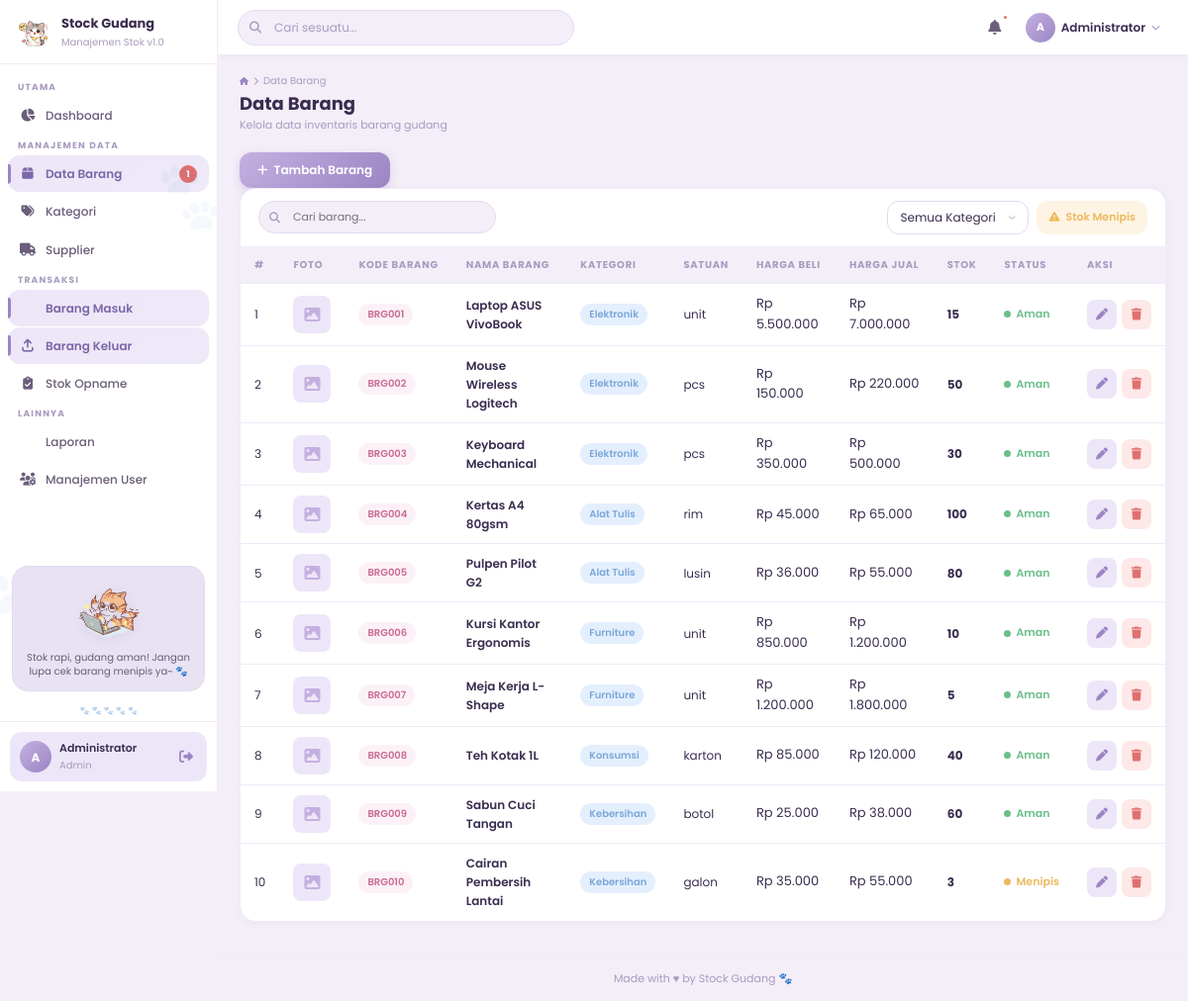
Screenshot of /index.php?page=barang (signed in) with the database file from the repository.
### tables this page shows
CREATE TABLE IF NOT EXISTS barang (
    id INT AUTO_INCREMENT PRIMARY KEY,
    kode_barang VARCHAR(30) NOT NULL UNIQUE,
    nama_barang VARCHAR(150) NOT NULL,
    id_kategori INT DEFAULT NULL,
    satuan VARCHAR(30) NOT NULL DEFAULT 'pcs',
    harga_beli DECIMAL(15,2) NOT NULL DEFAULT 0,
    harga_jual DECIMAL(15,2) NOT NULL DEFAULT 0,
    stok INT NOT NULL DEFAULT 0,
    stok_minimum INT NOT NULL DEFAULT 5,
    foto VARCHAR(255) DEFAULT NULL,
    created_at TIMESTAMP DEFAULT CURRENT_TIMESTAMP,
    updated_at TIMESTAMP DEFAULT CURRENT_TIMESTAMP ON UPDATE CURRENT_TIMESTAMP,
    FOREIGN KEY (id_kategori) REFERENCES kategori(id) ON DELETE SET NULL
);

CREATE TABLE IF NOT EXISTS kategori (
    id INT AUTO_INCREMENT PRIMARY KEY,
    kode_kategori VARCHAR(20) NOT NULL UNIQUE,
    nama_kategori VARCHAR(100) NOT NULL,
    deskripsi TEXT DEFAULT NULL,
    created_at TIMESTAMP DEFAULT CURRENT_TIMESTAMP,
    updated_at TIMESTAMP DEFAULT CURRENT_TIMESTAMP ON UPDATE CURRENT_TIMESTAMP
);

### index.php (called while the page is built, shortened)
<?php
require_once 'config/database.php';
$page = $_GET['page'] ?? 'dashboard';
include 'includes/header.php';
include "includes/header_close.php";
include "pages/{$page}.php";
include 'includes/footer.php';
?>

### config/database.php (called while the page is built, shortened)
<?php
function hasRole($role) {
    return isset($_SESSION['role']) && $_SESSION['role'] === $role;
}
function isAdmin() {
    return hasRole('admin');
}
function formatRupiah($amount) {
    return 'Rp ' . number_format($amount, 0, ',', '.');
}
?>

### pages/barang.php (the view, shortened to what this page needs)
<?php
$db = getDB();
$filter_menipis = isset($_GET['filter']) && $_GET['filter'] === 'menipis';
$where = $filter_menipis ? 'WHERE b.stok <= b.stok_minimum' : '';
$rows = $db->query("
    SELECT b.*, k.nama_kategori
    FROM barang b
    LEFT JOIN kategori k ON b.id_kategori = k.id
    $where
    ORDER BY b.created_at DESC
");
?>
<div style="margin-left:auto;">
    <button class="btn btn-primary" onclick="openModal('modalTambah')">
        <i class="fas fa-plus"></i> Tambah Barang
    </button>
</div>
<div class="card">
    <div class="table-toolbar">
        <div class="table-search">
            <input type="text" id="searchBarang" placeholder="Cari barang..." oninput="filterTable()">
        </div>
        <div style="display:flex;gap:8px;flex-wrap:wrap;">
            <select class="form-control" id="filterKategori" onchange="filterTable()" style="width:auto;padding:9px 32px 9px 12px;font-size:12px;">
                <option value="">Semua Kategori</option>
            </select>
            <a href="index.php?page=barang&filter=menipis" class="btn btn-warning btn-sm">
                <i class="fas fa-triangle-exclamation"></i> Stok Menipis
            </a>
        </div>
    </div>
    <div class="table-responsive">
        <table class="data-table" id="tabelBarang">
            <thead>
                <tr>
                    <th>#</th>
                    <th>Foto</th>
                    <th>Kode Barang</th>
                    <th>Nama Barang</th>
                    <th>Kategori</th>
                    <th>Satuan</th>
                    <th>Harga Beli</th>
                    <th>Harga Jual</th>
                    <th>Stok</th>
                    <th>Status</th>
                    <th>Aksi</th>
                </tr>
            </thead>
            <tbody id="barangBody">
                <?php $no = 1; while($row = $rows->fetch_assoc()): ?>
                <tr data-name="<?= strtolower(htmlspecialchars($row['nama_barang'])) ?>"
                    data-kode="<?= strtolower(htmlspecialchars($row['kode_barang'])) ?>"
                    data-kategori="<?= htmlspecialchars($row['nama_kategori'] ?? '') ?>">
                    <td><?= $no++ ?></td>
                    <td>
                        <?php if ($row['foto'] && file_exists("assets/img/barang/{$row['foto']}")): ?>
                            <img src="assets/img/barang/<?= htmlspecialchars($row['foto']) ?>" class="item-photo" alt="">
                        <?php else: ?>
                            <div class="item-photo-placeholder"><i class="fas fa-image"></i></div>
                        <?php endif; ?>
                    </td>
                    <td><span class="badge badge-pink"><?= htmlspecialchars($row['kode_barang']) ?></span></td>
                    <td style="font-weight:600;"><?= htmlspecialchars($row['nama_barang']) ?></td>
                    <td><span class="badge badge-blue"><?= htmlspecialchars($row['nama_kategori'] ?? '-') ?></span></td>
                    <td style="font-size:12px;"><?= htmlspecialchars($row['satuan']) ?></td>
                    <td style="font-size:13px;"><?= formatRupiah($row['harga_beli']) ?></td>
                    <td style="font-size:13px;"><?= formatRupiah($row['harga_jual']) ?></td>
                    <td><strong><?= $row['stok'] ?></strong></td>
                    <td>
                        <?php if ($row['stok'] == 0): ?>
                            <span class="stock-status stock-empty"><span class="stock-dot"></span> Habis</span>
                        <?php elseif ($row['stok'] <= $row['stok_minimum']): ?>
                            <span class="stock-status stock-low"><span class="stock-dot"></span> Menipis</span>
                        <?php else: ?>
                            <span class="stock-status stock-ok"><span class="stock-dot"></span> Aman</span>
                        <?php endif; ?>
                    </td>
                    <td>
                        <div class="table-actions">
                            <button class="btn btn-secondary btn-icon" title="Edit"
                                onclick='editBarang(<?= json_encode($row) ?>)'>
                                <i class="fas fa-pen"></i>
                            </button>
                            <button class="btn btn-danger btn-icon" title="Hapus"
                                onclick="hapusBarang(<?= $row['id'] ?>, '<?= addslashes($row['nama_barang']) ?>')">
                                <i class="fas fa-trash"></i>
                            </button>
                        </div>
                    </td>
                </tr>
                <?php endwhile; ?>
            </tbody>
        </table>
    </div>
</div>

### includes/header.php (shortened to what this page needs)
<?php
$page_param   = $_GET['page'] ?? 'dashboard';
$page_titles  = [
    'dashboard'    => ['Dashboard',           'Selamat datang kembali!'],
    'barang'       => ['Data Barang',          'Kelola data inventaris barang gudang'],
    'kategori'     => ['Kategori Barang',      'Kelola kategori pengelompokan barang'],
    'supplier'     => ['Supplier',             'Kelola data supplier & pemasok barang'],
    'barang_masuk' => ['Barang Masuk',         'Catat transaksi penerimaan barang'],
    'barang_keluar'=> ['Barang Keluar',        'Catat transaksi pengeluaran barang'],
    'stok_opname'  => ['Stok Opname',          'Pencocokan stok sistem dengan fisik'],
    'laporan'      => ['Laporan',              'Cetak & export laporan stok gudang'],
    'user'         => ['Manajemen User',        'Kelola akun pengguna sistem'],
];
$title_info = $page_titles[$page_param] ?? ['Halaman', ''];
?>
<!DOCTYPE html>
<html lang="id">
<head>
    <link rel="stylesheet" href="https://cdnjs.cloudflare.com/ajax/libs/font-awesome/6.5.0/css/all.min.css">
    <link rel="stylesheet" href="assets/css/style.css?v=<?= time() ?>">
</head>
<body>
<div class="app-layout">
    <?php include 'includes/sidebar.php'; ?>
    <div class="main-content">
        <header class="navbar">
            <div class="search-bar">
                <input type="text" id="globalSearch" placeholder="Cari sesuatu..." autocomplete="off">
            </div>
            <div class="navbar-right">
                <?php
                $db = getDB();
                $stok_menipis = $db->query("SELECT COUNT(*) as c FROM barang WHERE stok <= stok_minimum")->fetch_assoc()['c'];
                ?>
                <button class="navbar-btn" id="notifBtn" title="Notifikasi" onclick="toggleNotifPanel()">
                    <i class="fas fa-bell"></i>
                    <?php if ($stok_menipis > 0): ?>
                    <span class="notification-badge"></span>
                    <?php endif; ?>
                </button>
                <div class="navbar-user" onclick="window.location='index.php?page=<?= isAdmin() ? 'user' : 'dashboard' ?>'">
                    <div class="user-avatar">
                        <?php if (!empty($_SESSION['foto']) && file_exists('assets/img/users/' . $_SESSION['foto'])): ?>
                            <img src="assets/img/users/<?= htmlspecialchars($_SESSION['foto']) ?>" alt="Foto">
                        <?php else: ?>
                            <?= strtoupper(substr($_SESSION['nama'] ?? 'U', 0, 1)) ?>
                        <?php endif; ?>
                    </div>
                    <span class="user-name"><?= htmlspecialchars($_SESSION['nama'] ?? '') ?></span>
                    <i class="fas fa-chevron-down"></i>
                </div>
            </div>
        </header>
        <main class="page-content">
            <div class="page-header">
                <div class="page-title">
                    <div class="breadcrumb">
                        <a href="index.php?page=dashboard"><i class="fas fa-house"></i></a>
                        <i class="fas fa-chevron-right"></i>
                        <span><?= $title_info[0] ?></span>
                    </div>
                    <h1><?= $title_info[0] ?></h1>
                    <p><?= $title_info[1] ?></p>
                </div>

### includes/sidebar.php (shortened to what this page needs)
<?php
$current_dir  = basename(dirname($_SERVER['PHP_SELF']));
$page_param = $_GET['page'] ?? '';
$db = getDB();
$stok_menipis = $db->query("SELECT COUNT(*) as c FROM barang WHERE stok <= stok_minimum")->fetch_assoc()['c'];
$depth = ($current_dir === 'pages') ? '../' : '';
?>
<aside class="sidebar" id="sidebar">
    <div class="sidebar-header">
        <a href="<?= $depth ?>index.php" class="sidebar-logo">
            <img src="<?= $depth ?>assets/img/cat-hi.png" class="logo-img" alt="Logo">
            <div class="logo-text">
                <h2>Stock Gudang</h2>
                <span>Manajemen Stok v1.0</span>
            </div>
        </a>
    </div>
    <nav class="sidebar-nav">
        <span class="nav-section-title">Utama</span>
        <a href="<?= $depth ?>index.php?page=dashboard"
           class="nav-item <?= ($page_param === 'dashboard' || $page_param === '') ? 'active' : '' ?>">
            <i class="fas fa-chart-pie"></i>
            <span>Dashboard</span>
        </a>
        <span class="nav-section-title">Manajemen Data</span>
        <a href="<?= $depth ?>index.php?page=barang"
           class="nav-item <?= $page_param === 'barang' ? 'active' : '' ?>">
            <i class="fas fa-box"></i>
            <span>Data Barang</span>
            <?php if ($stok_menipis > 0): ?>
            <span class="nav-badge"><?= $stok_menipis ?></span>
            <?php endif; ?>
        </a>
        <a href="<?= $depth ?>index.php?page=kategori"
           class="nav-item <?= $page_param === 'kategori' ? 'active' : '' ?>">
            <i class="fas fa-tags"></i>
            <span>Kategori</span>
        </a>
        <a href="<?= $depth ?>index.php?page=supplier"
           class="nav-item <?= $page_param === 'supplier' ? 'active' : '' ?>">
            <i class="fas fa-truck"></i>
            <span>Supplier</span>
        </a>
        <span class="nav-section-title">Transaksi</span>
        <a href="<?= $depth ?>index.php?page=barang_masuk"
           class="nav-item <?= $page_param === 'barang_masuk' ? 'active' : '' ?>">
            <span>Barang Masuk</span>
        </a>
        <a href="<?= $depth ?>index.php?page=barang_keluar"
           class="nav-item <?= $page_param === 'barang_keluar' ? 'active' : '' ?>">
            <i class="fas fa-arrow-up-from-bracket"></i>
            <span>Barang Keluar</span>
        </a>
        <a href="<?= $depth ?>index.php?page=stok_opname"
           class="nav-item <?= $page_param === 'stok_opname' ? 'active' : '' ?>">
            <i class="fas fa-clipboard-check"></i>
            <span>Stok Opname</span>
        </a>
        <span class="nav-section-title">Lainnya</span>
        <a href="<?= $depth ?>index.php?page=laporan"
           class="nav-item <?= $page_param === 'laporan' ? 'active' : '' ?>">
            <span>Laporan</span>
        </a>
        <?php if (isAdmin()): ?>
        <a href="<?= $depth ?>index.php?page=user"
           class="nav-item <?= $page_param === 'user' ? 'active' : '' ?>">
            <i class="fas fa-users-gear"></i>
            <span>Manajemen User</span>
        </a>
        <?php endif; ?>
    </nav>
    <div class="sidebar-mascot">
        <img src="<?= $depth ?>assets/img/cat-laptop.png" alt="Mascot">
        <div class="mascot-speech">
            Stok rapi, gudang aman! Jangan lupa cek barang menipis ya~ 🐾
        </div>
    </div>
    <div class="sidebar-paws">
        🐾 🐾 🐾 🐾 🐾
    </div>
    <div class="sidebar-footer">
        <div class="user-profile-card">
            <div class="user-avatar">
                <?php if (!empty($_SESSION['foto']) && file_exists('../assets/img/users/' . $_SESSION['foto'])): ?>
                    <img src="<?= $depth ?>assets/img/users/<?= htmlspecialchars($_SESSION['foto']) ?>" alt="Foto">
                <?php else: ?>
                    <?= strtoupper(substr($_SESSION['nama'] ?? 'U', 0, 1)) ?>
                <?php endif; ?>
            </div>
            <div class="user-info">
                <div class="user-name"><?= htmlspecialchars($_SESSION['nama'] ?? '') ?></div>
                <div class="user-role"><?= ucfirst($_SESSION['role'] ?? '') ?></div>
            </div>
            <a href="<?= $depth ?>auth/logout.php" class="btn-logout" title="Logout">
                <i class="fas fa-right-from-bracket"></i>
            </a>
        </div>
    </div>
</aside>

### includes/header_close.php
</div>

### includes/footer.php (shortened to what this page needs)
        </main>
        <footer class="app-footer">
            Made with <span class="footer-heart">♥</span> by Stock Gudang 🐾
        </footer>
    </div>
</div>
</body>
</html>

### rows the page displays
barang: kode_barang "BRG001", nama_barang "Laptop ASUS VivoBook", id_kategori.nama_kategori "Elektronik", satuan "unit", harga_beli "Rp 5.500.000", harga_jual "Rp 7.000.000", stok "15", stok_minimum "Aman"
barang: kode_barang "BRG002", nama_barang "Mouse Wireless Logitech", id_kategori.nama_kategori "Elektronik", satuan "pcs", harga_beli "Rp 150.000", harga_jual "Rp 220.000", stok "50", stok_minimum "Aman"
barang: kode_barang "BRG003", nama_barang "Keyboard Mechanical", id_kategori.nama_kategori "Elektronik", satuan "pcs", harga_beli "Rp 350.000", harga_jual "Rp 500.000", stok "30", stok_minimum "Aman"
barang: kode_barang "BRG004", nama_barang "Kertas A4 80gsm", id_kategori.nama_kategori "Alat Tulis", satuan "rim", harga_beli "Rp 45.000", harga_jual "Rp 65.000", stok "100", stok_minimum "Aman"
barang: kode_barang "BRG005", nama_barang "Pulpen Pilot G2", id_kategori.nama_kategori "Alat Tulis", satuan "lusin", harga_beli "Rp 36.000", harga_jual "Rp 55.000", stok "80", stok_minimum "Aman"
barang: kode_barang "BRG006", nama_barang "Kursi Kantor Ergonomis", id_kategori.nama_kategori "Furniture", satuan "unit", harga_beli "Rp 850.000", harga_jual "Rp 1.200.000", stok "10", stok_minimum "Aman"
barang: kode_barang "BRG007", nama_barang "Meja Kerja L-Shape", id_kategori.nama_kategori "Furniture", satuan "unit", harga_beli "Rp 1.200.000", harga_jual "Rp 1.800.000", stok "5", stok_minimum "Aman"
barang: kode_barang "BRG008", nama_barang "Teh Kotak 1L", id_kategori.nama_kategori "Konsumsi", satuan "karton", harga_beli "Rp 85.000", harga_jual "Rp 120.000", stok "40", stok_minimum "Aman"
barang: kode_barang "BRG009", nama_barang "Sabun Cuci Tangan", id_kategori.nama_kategori "Kebersihan", satuan "botol", harga_beli "Rp 25.000", harga_jual "Rp 38.000", stok "60", stok_minimum "Aman"
barang: kode_barang "BRG010", nama_barang "Cairan Pembersih Lantai", id_kategori.nama_kategori "Kebersihan", satuan "galon", harga_beli "Rp 35.000", harga_jual "Rp 55.000", stok "3", stok_minimum "Menipis"

### other values shown
$stok_menipis "1"
substr($_SESSION['nama'] ?? 'U', 0, 1) "A"
$_SESSION['nama'] "Administrator"
$_SESSION['role'] "Admin"
$title_info[0] "Data Barang"
$title_info[1] "Kelola data inventaris barang gudang"
